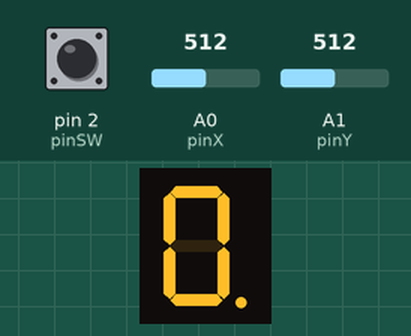
A sketch run on a simulated Arduino Uno, built with avr-gcc and run on an emulated ATmega328P. Shown: 1-digit seven-segment display. Wiring (inferred from the names in the program): 1-digit 7-segment display, segments lit when LOW: segments pin 5, pin 6, pin 7, pin 8, pin 9, pin 10, pin 11, pin 4. The test bench sets the inputs (shaded band); at power-on: A0 (pinX) = 512, pin 2 (pinSW) HIGH, A1 (pinY) = 512. The segment pins are drawn as the display they are named for.

Above: at 0.87 s.
At 1.3 s:
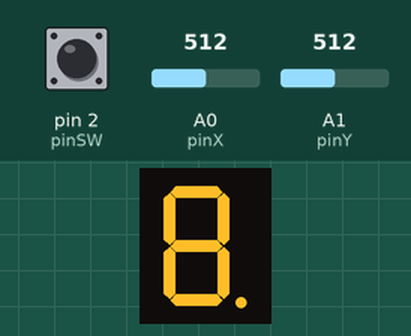
1.4 s: A0 (pinX) set to 900
At 1.62 s:
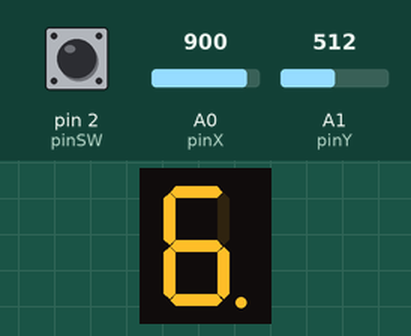
2.9 s: pin 2 (pinSW) pulled LOW for 0.15 s
Timing chart, 0 to 5.9 s (numbered marks = the images above; inputs shaded):
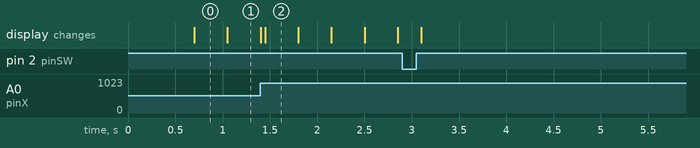

The sketch:

homework_3.ino
```cpp
// program that controls the states (led active or inactive) for each segment in a 7-segment diplay
// the program has 2 states, one for selecting the segment to update and one to choose the segment state
// the initial state is the one for selecting the segment for updating, starting from the dp led;
// to let the user know which is the current segment, the current segment is set to blink
// using a joystick the user can move to the other segments, the program allow the user one move at a time, after each
// one the joystick needs to come back in its init state (both axis on middle)
// the program supports 8 directions (up, down, left, right by moving the joystick in a single direction
// and up-left, up-right, down-left, down-right by moving the joystick in both directions - on diagonal)
// the movements are bounded by the neighbors for each segment,
// trying to move from a segment to a non-existent neighbor will result in remaning at the same segment
// while in the state of selecting a segment, by short pressing the joystick switch the user changes the system state to
// choosingSegmentState in which he can set the state of the current segment; the initial value of the segment will be
// the previous state saved, by moving the joystick on the x coordinate, to each end, the user can toggle between the
// state active or inactive of the segment; for saving the desired state the user can press the joystick switch
// (no additional requirements for pressing), after the press the system will save the current segment state and change
// back to the inital state of selecting a segment, and the current segment will remain the same
// if a user wants to reset the configuration made to the display, he can make a long press on the joystick switch while
// in the first state of selecting segment which will trigger the reset of the system, turn all segments off and move
// the current segment back to the dp led

enum class SystemState {
  selectingSegment,
  choosingSegmentState,
};
SystemState systemState = SystemState::selectingSegment;

enum XYDirection {
  UP,
  UP_LEFT,
  LEFT,
  DOWN_LEFT,
  DOWN,
  DOWN_RIGHT,
  RIGHT,
  UP_RIGHT,
  STAY,
};

enum class XDirection {
  RIGHT,
  LEFT,
  MIDDLE,
};

enum class YDirection {
  UP,
  DOWN,
  MIDDLE,
};

// 7-segment led pins
const int pinA = 4;
const int pinB = 5;
const int pinC = 6;
const int pinD = 7;
const int pinE = 8;
const int pinF = 9;
const int pinG = 10;
const int pinDP = 11;

const byte numberOfSegments = 8;
const bool sevenSegmentDisplayHasCommonAnnode = false;
byte segmentActiveValue = HIGH;
byte segmentPins[numberOfSegments] = { pinA, pinB, pinC, pinD, pinE, pinF, pinG, pinDP };
byte segmentsState[numberOfSegments];

const byte numberOfDirections = 9;
byte movements[numberOfSegments][numberOfDirections] = {
  // UP UP_LEFT LEFT DOWN_LEFT DOWN DOWN_RIGHT RIGHT UP_RIGHT STAY
  { 0, 0, 0, 5, 6, 1, 0, 0, 0 },  // a 0
  { 1, 0, 5, 6, 2, 1, 1, 1, 1 },  // b 1
  { 1, 6, 4, 3, 2, 2, 7, 2, 2 },  // c 2
  { 6, 4, 3, 3, 3, 3, 3, 2, 3 },  // d 3
  { 5, 4, 4, 4, 4, 3, 2, 6, 4 },  // e 4
  { 5, 5, 5, 5, 4, 6, 1, 0, 5 },  // f 5
  { 0, 5, 6, 4, 3, 2, 6, 1, 6 },  // g 6
  { 7, 7, 2, 7, 7, 7, 7, 7, 7 },  // dp 7
};

byte currentSegmentIndex = 7;  // dp pin
byte currentSegmentState = HIGH;
const int blinkingInterval = 350;
unsigned long timeSnapshot = 0;

// joystick pins
const int pinSW = 2;
const int pinX = A0;
const int pinY = A1;

byte switchReading = LOW;
byte lastSwitchReading = LOW;
int xValue = 0;
int yValue = 0;
XDirection xDir = XDirection::LEFT;
YDirection yDir = YDirection::UP;

const int minMiddleTreshold = 400;
const int maxMiddleTreshold = 640;
const int minTreshold = 300;
const int maxTreshold = 740;
bool joyMoved = false;
bool segmentMoved = false;

unsigned long lastDebounceTime = 0;
const byte debounceDelay = 50;

void setup() {
  setup7SegmentDisplay();
  setupJoystick();

  resetDisplayState();
  Serial.begin(9600);
}

void loop() {
  switch (systemState) {
    case SystemState::selectingSegment:
      selectingSegmentLogic();
      break;
    case SystemState::choosingSegmentState:
      choosingSegmentStateLogic();
      break;
  }
}

void setup7SegmentDisplay() {
  for (int i = 0; i < numberOfSegments; i++) {
    pinMode(segmentPins[i], OUTPUT);
  }
  if (sevenSegmentDisplayHasCommonAnnode) {
    segmentActiveValue = !segmentActiveValue;
    currentSegmentState = segmentActiveValue;
  }
}

void setupJoystick() {
  pinMode(pinX, INPUT);
  pinMode(pinY, INPUT);
  pinMode(pinSW, INPUT_PULLUP);
}

void resetDisplayState() {
  // initial state all segments off, dp led blinking
  for (int i = 0; i < numberOfSegments; i++) {
    segmentsState[i] = !segmentActiveValue;
    digitalWrite(segmentPins[i], segmentsState[i]);
  }
  currentSegmentIndex = 7;  // dp segment index
}

void selectingSegmentLogic() {
  readJoystickSwitchPressed();
  readJoystickMovement();
  changeCurrentSegment();
  setCurrentSegmentBlinking();
}

void readJoystickSwitchPressed() {
  static const byte minShortPressingInterval = 100;
  static const int minLongPressingInterval = 1000;
  static unsigned long lastSwitchReadingTime = 0;
  static unsigned long pressedTimestamp = 0;
  static long pressingTime = 0;
  static byte swState = HIGH;

  switchReading = digitalRead(pinSW);
  if (switchReading != lastSwitchReading) {
    lastSwitchReadingTime = millis();
  }

  unsigned long currentTimestamp = millis();
  if (currentTimestamp - lastSwitchReadingTime >= debounceDelay) {
    if (switchReading != swState) {
      swState = switchReading;
      if (swState == LOW) {
        pressedTimestamp = currentTimestamp;
      }
      if (swState == HIGH) {
        pressingTime = currentTimestamp - pressedTimestamp;
      }
    }
  }

  lastSwitchReading = switchReading;

  if (pressingTime >= minLongPressingInterval) {
    resetDisplayState();
    pressingTime = 0;
  } else if (pressingTime >= minShortPressingInterval) {
    systemState = SystemState::choosingSegmentState;
    pressingTime = 0;
  }
}

void readJoystickMovement() {
  static unsigned long lastDebounceTime = 0;
  static bool xJoyMoved = false;
  static bool yJoyMoved = false;
  static bool lastXJoyMoved = false;
  static bool lastYJoyMoved = false;

  xValue = analogRead(pinX);
  yValue = analogRead(pinY);

  if (!joyMoved) {
    if (xValue < minTreshold) {
      xDir = XDirection::RIGHT;
      xJoyMoved = true;
    }
    if (xValue > maxTreshold) {
      xDir = XDirection::LEFT;
      xJoyMoved = true;
    }
    if (yValue < minTreshold) {
      yDir = YDirection::DOWN;
      yJoyMoved = true;
    }
    if (yValue > maxTreshold) {
      yDir = YDirection::UP;
      yJoyMoved = true;
    }
  }

  if (xValue > minMiddleTreshold && xValue < maxMiddleTreshold
      && yValue > minMiddleTreshold && yValue < maxMiddleTreshold) {
    joyMoved = false;
    xJoyMoved = false;
    yJoyMoved = false;
    segmentMoved = false;
    xDir = XDirection::MIDDLE;
    yDir = YDirection::MIDDLE;
  }

  if (lastXJoyMoved != xJoyMoved || lastYJoyMoved != yJoyMoved) {
    lastDebounceTime = millis();
  }

  if (millis() - lastDebounceTime > debounceDelay) {
    joyMoved = xJoyMoved || yJoyMoved;
  }

  lastXJoyMoved = xJoyMoved;
  lastYJoyMoved = yJoyMoved;
}

void changeCurrentSegment() {
  if (joyMoved && !segmentMoved) {
    // preserve saved state for previous current segment before change of segment
    digitalWrite(segmentPins[currentSegmentIndex], segmentsState[currentSegmentIndex]);

    const XYDirection direction = getDirection();
    currentSegmentIndex = movements[currentSegmentIndex][direction];
    currentSegmentState = segmentActiveValue;
    digitalWrite(segmentPins[currentSegmentIndex], currentSegmentState);

    timeSnapshot = millis();
    segmentMoved = true;
  }
}

void setCurrentSegmentBlinking() {
  unsigned long currentTimestamp = millis();
  if (currentTimestamp - timeSnapshot >= blinkingInterval) {
    currentSegmentState = !currentSegmentState;
    digitalWrite(segmentPins[currentSegmentIndex], currentSegmentState);
    timeSnapshot = currentTimestamp;
  }
}

XYDirection getDirection() {
  if (xDir == XDirection::LEFT) {
    if (yDir == YDirection::UP) {
      return XYDirection::UP_LEFT;
    }
    if (yDir == YDirection::DOWN) {
      return XYDirection::DOWN_LEFT;
    }
    if (yDir == YDirection::MIDDLE) {
      return XYDirection::LEFT;
    }
  }
  if (xDir == XDirection::RIGHT) {
    if (yDir == YDirection::UP) {
      return XYDirection::UP_RIGHT;
    }
    if (yDir == YDirection::DOWN) {
      return XYDirection::DOWN_RIGHT;
    }
    if (yDir == YDirection::MIDDLE) {
      return XYDirection::RIGHT;
    }
  }
  if (xDir == XDirection::MIDDLE) {
    if (yDir == YDirection::UP) {
      return XYDirection::UP;
    }
    if (yDir == YDirection::DOWN) {
      return XYDirection::DOWN;
    }
    if (yDir == YDirection::MIDDLE) {
      return XYDirection::STAY;
    }
  }
}

void choosingSegmentStateLogic() {
  setCurrentSegmentPreviousSavedState();
  checkConfirmingSegmentState();
  checkChangeSegmentState();
}

void setCurrentSegmentPreviousSavedState() {
  digitalWrite(segmentPins[currentSegmentIndex], segmentsState[currentSegmentIndex]);
}

void checkConfirmingSegmentState() {
  static unsigned long lastSwitchReadingTime = 0;
  static byte swState = HIGH;

  switchReading = digitalRead(pinSW);
  if (switchReading != lastSwitchReading) {
    lastSwitchReadingTime = millis();
  }

  unsigned long currentTimestamp = millis();
  if (currentTimestamp - lastSwitchReadingTime >= debounceDelay) {
    if (switchReading != swState) {
      swState = switchReading;
      if (swState == HIGH) {
        systemState = SystemState::selectingSegment;
      }
    }
  }

  lastSwitchReading = switchReading;
}

void checkChangeSegmentState() {
  static unsigned long lastDebounceTime = 0;
  static bool xJoyMoved = false;
  static bool lastXJoyMoved = false;

  xValue = analogRead(pinX);

  if (!joyMoved) {
    if (xValue < minTreshold) {
      xDir = XDirection::RIGHT;
      xJoyMoved = true;
    }
    if (xValue > maxTreshold) {
      xDir = XDirection::LEFT;
      xJoyMoved = true;
    }
  }

  if (xValue > minMiddleTreshold && xValue < maxMiddleTreshold) {
    xJoyMoved = false;
    segmentMoved = false;
    xDir = XDirection::MIDDLE;
  }

  if (lastXJoyMoved != xJoyMoved) {
    lastDebounceTime = millis();
  }

  if (millis() - lastDebounceTime > debounceDelay) {
    if (xJoyMoved && xDir != XDirection::MIDDLE) {
      if (xDir == XDirection::RIGHT) {
        segmentsState[currentSegmentIndex] = segmentActiveValue;
      }
      if (xDir == XDirection::LEFT) {
        segmentsState[currentSegmentIndex] = !segmentActiveValue;
      }
      xJoyMoved = false;
      digitalWrite(segmentPins[currentSegmentIndex], segmentsState[currentSegmentIndex]);
    }
  }

  lastXJoyMoved = xJoyMoved;
}
```

Measured:
- after the input at 1.4 s, the display: first differs from a run without the input after 0.05 s (image 2)
